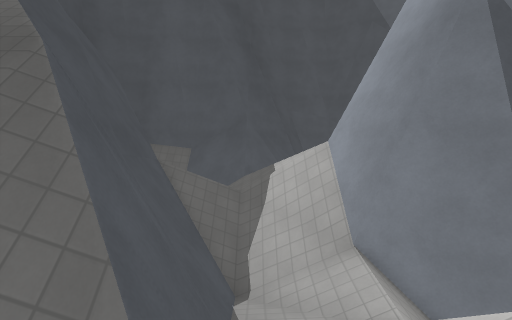
view 1 (above)

12 first-person views from a walk through a Godot game level. The camera is 1.2 m above the floor, tilts 4° down and sees 80° across. The floor is counted in squares, 1 m on a side. Each view is taken from the middle of a square. On the plan, view 1 faces up. The plan holds only what a view shows up to about 13 squares ahead; the rest is blank. The place goes on beyond the plan. Surface patterns are stand-ins for the level's own textures.

view 2
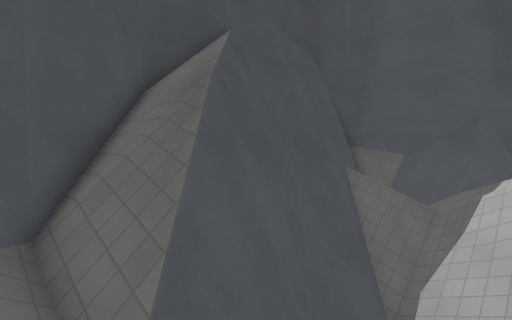

view 3
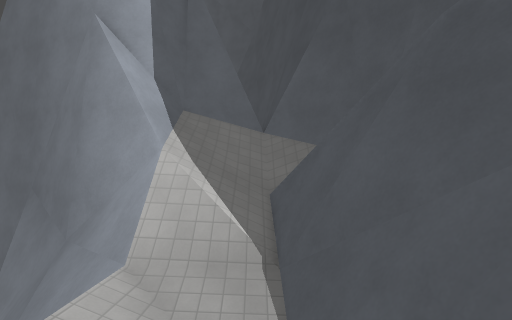

view 4
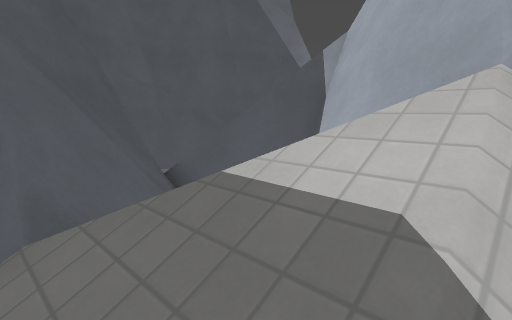

view 5
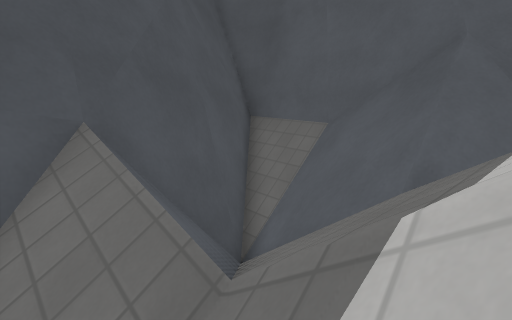

view 6
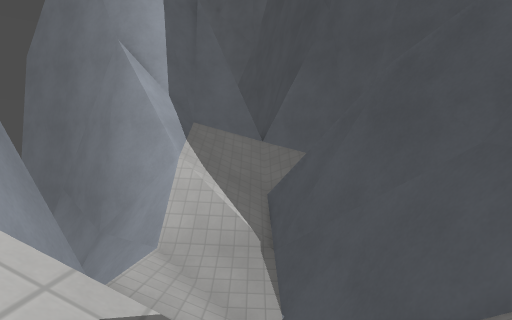

view 7
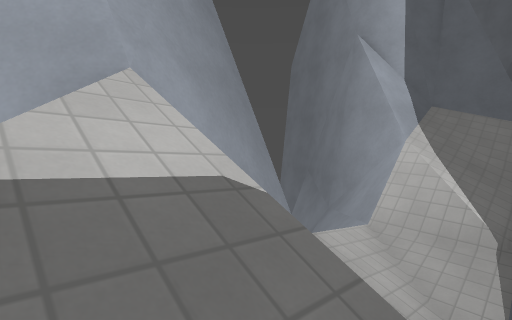

view 8
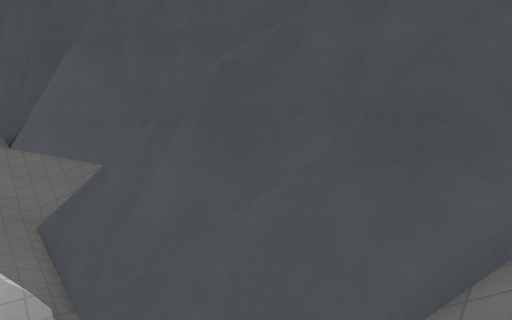

view 9
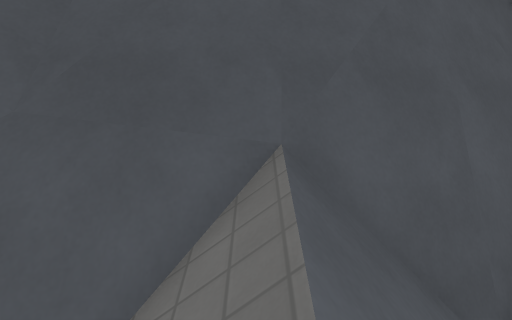

view 10
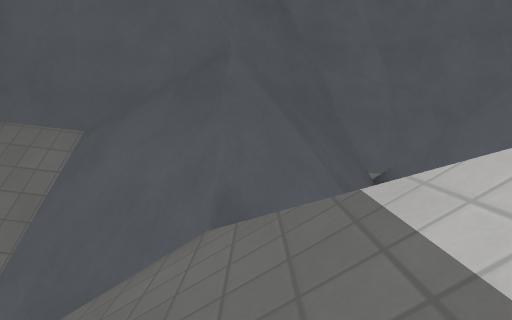

view 11
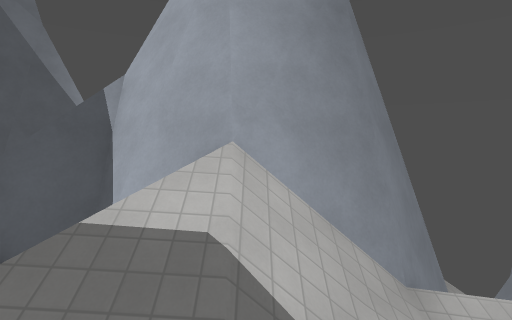

view 12
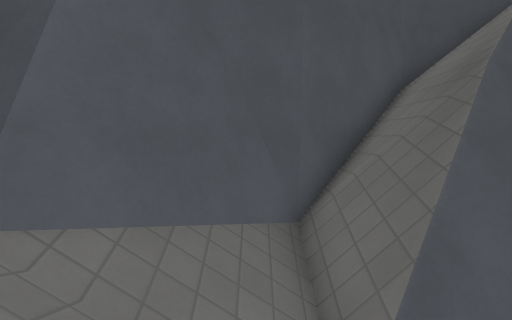

### Floor plan
Key: @ floor where view 1 was taken; # wall or solid block; . main floor; - floor 0.25 m lower than the main floor; / step, stairs or slope; = window, fence, low wall or low ledge; v drop or lower ground.
Columns run from 7 left of view 1 to 7 right of it. Each row starts with its distance up from view 1.
 17        ##vv=
 16   #######vv##
 15   #=====v v=#
 14   ##////  v##
 13   ###////v=#
 12   ###=////##
 11 ####//////##
 10 #v###/////##
  9 #vv###////##
  8 #vvv###///##
  7 #/vv ##-///##
  6 #//vv##..///##
  5 #///v##///####
  4 ##///v#///====
  3  ##///#///vv##=
  2   ##//////vvv##
  1    ##/////=###
  0     ##/@//=##
 -1      ##//=##
 -2       #####

Where each view was taken, in squares from view 1:
view 1: 0 up, 0 right, facing up
view 2: 1 up, 2 right, facing up-left
view 3: 11 up, 0 right, facing down
view 4: 11 up, 1 left, facing up-right
view 5: 10 up, 1 right, facing up-left
view 6: 13 up, 0 right, facing down
view 7: 13 up, 1 left, facing down-right
view 8: 11 up, 1 right, facing down-left
view 9: 11 up, 0 right, facing left
view 10: 11 up, 0 right, facing up
view 11: 11 up, 3 left, facing right
view 12: 1 up, 2 right, facing left
